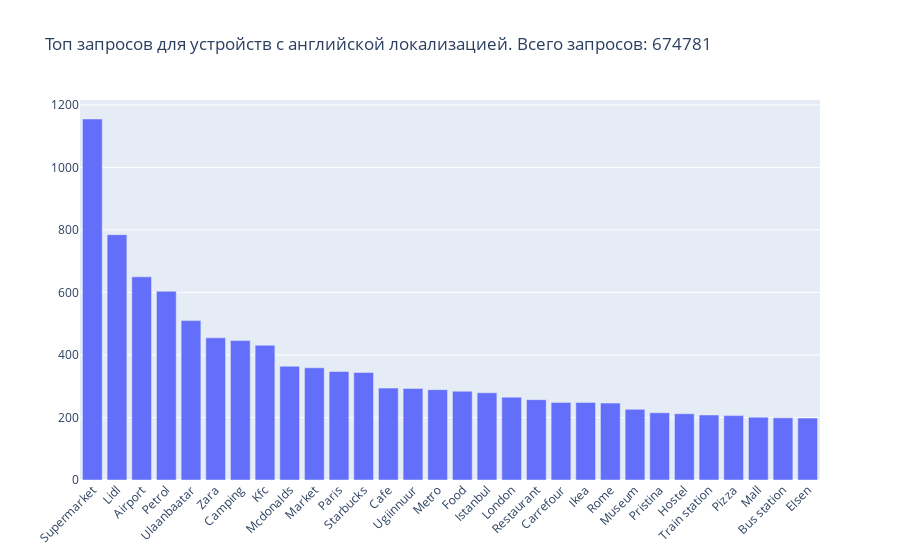

The notebook cell saved with this chart:
### Code cell
total = sum(top_en.values())
top_en = dict(top_en.most_common(30))
fig = go.Figure(
    [go.Bar(x=list(top_en.keys()), y=list(top_en.values()))],
    layout_title_text='Топ запросов для устройств с английской локализацией. Всего запросов: {}'.format(total)
)
fig.update_layout(barmode='group', xaxis_tickangle=-45)
fig.show()

### Figure 1 — Plotly figure (JSON) as saved in the notebook; plotly's stock layout.template omitted (floating-point values rounded to 4 significant figures)
{"data": [{"type": "bar", "x": ["Supermarket", "Lidl", "Airport", "Petrol", "Ulaanbaatar", "Zara", "Camping", "Kfc", "Mcdonalds", "Market", "Paris", "Starbucks", "Cafe", "Ugiinnuur", "Metro", "Food", "Istanbul", "London", "Restaurant", "Carrefour", "Ikea", "Rome", "Museum", "Pristina", "Hostel", "Train station", "Pizza", "Mall", "Bus station", "Elsen"], "y": [1155, 785, 650, 604, 510, 455, 446, 431, 364, 359, 347, 344, 294, 293, 289, 284, 279, 265, 257, 248, 248, 246, 226, 215, 212, 208, 206, 201, 199, 198]}], "layout": {"barmode": "group", "title": {"text": "Топ запросов для устройств с английской локализацией. Всего запросов: 674781"}, "xaxis": {"tickangle": -45}}}
